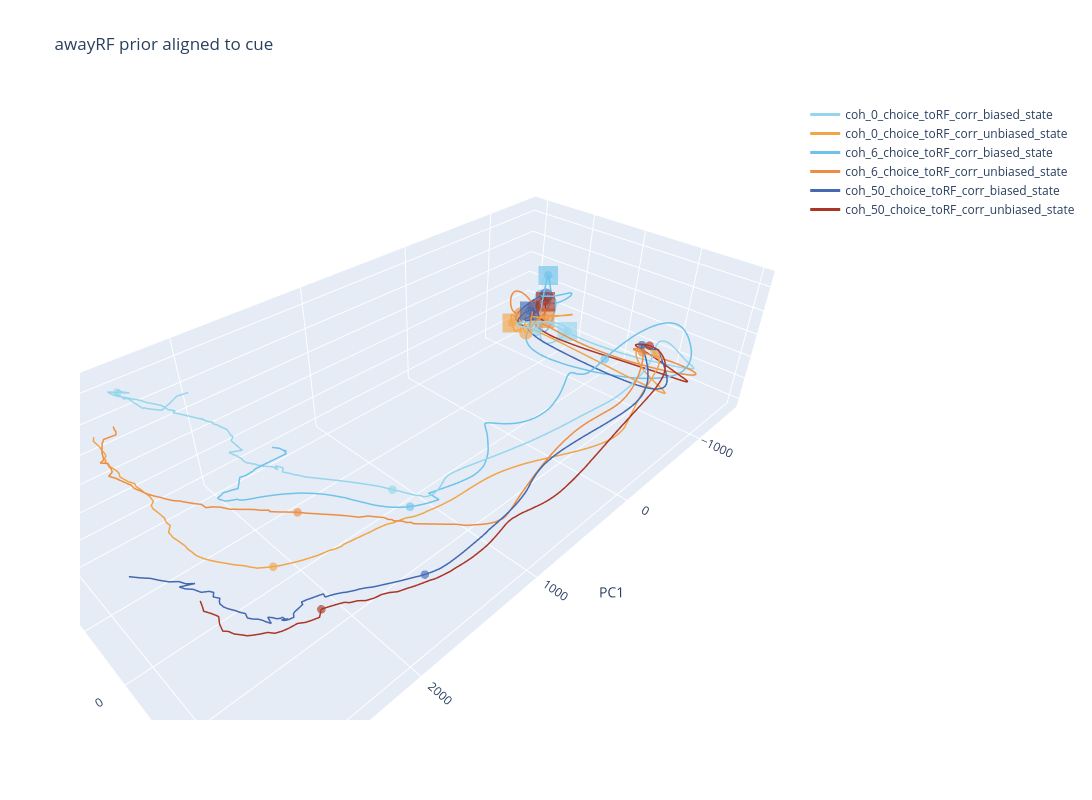

The notebook cell this image was saved under:
### Markdown cell above
#### awayRF sessions

### Code cell
alignment = "cue"
state_values = ["biased_state", "unbiased_state"]  # States

# [x_choice,y_choice,z_choice] = awayRF_pc_weights[alignment][:,:3].T @ choice_axis['awayRF_prior'][alignment]
# [x_stimulus,y_stimulus,z_stimulus] = awayRF_pc_weights[alignment][:,:3].T @ stimulus_axis['awayRF_prior'][alignment]
# [x_bias,y_bias,z_bias] = awayRF_pc_weights[alignment][:,:3].T @ bias_axis['awayRF_prior'][alignment]

# Define colors for each coherence level
alignment_dict = ephys_config["alignment_settings_GP"][alignment]
conditions = [
	"coh_0_choice_toRF_corr",
	"coh_6_choice_toRF_corr",
	# "coh_20_choice_toRF_corr",
	"coh_50_choice_toRF_corr",
	# "coh_0_choice_awayRF_corr",
	# "coh_6_choice_awayRF_corr",
	# "coh_20_choice_awayRF_corr",
	# "coh_50_choice_awayRF_corr"
]

if alignment == "response":
	timepoints_list = np.arange(0, alignment_dict["end_time_ms"] - alignment_dict["start_time_ms"] + 1, 50)
else:
	timepoints_list = np.arange(0, alignment_dict["end_time_ms"] - alignment_dict["start_time_ms"] + 1, 100)

# Create a figure
fig = go.Figure()
plot_pca_projection(fig, conditions, state_values,
                    pc_projection_biased_state_awayRF_prior["mean"][alignment], pc_projection_unbiased_state_awayRF_prior["mean"][alignment],
                    timepoints_list=timepoints_list, onset_time = - alignment_dict["start_time_ms"],axes=(0,1,2))
magnif = 50
# add_axis_arrow(fig,x_stimulus*magnif,y_stimulus*magnif,z_stimulus*magnif,color = 'black',legend='Stimulus Axis')
# add_axis_arrow(fig,x_choice*magnif,y_choice*magnif,z_choice*magnif,color = 'red',legend='Choice Axis')
# add_axis_arrow(fig,x_bias*magnif,y_bias*magnif,z_bias*magnif,color = 'blue',legend='Bias Axis')

# Set plot labels
fig.update_layout(width=1200, height=800, scene=dict(xaxis_title="PC1", yaxis_title="PC2", zaxis_title="PC3"), title=f"awayRF prior aligned to {alignment}")

fig.show()
fig.write_html("PCA - awayRF prior.html")

### Figure 1 — Plotly figure (JSON) as saved in the notebook; plotly's stock layout.template omitted (floating-point values rounded to 4 significant figures; data arrays with more than 128 entries replaced by an {"elided": "..."} marker saying what was removed)
{"data": [{"line": {"dash": "solid", "width": 3}, "marker": {"color": "#96D6EC", "opacity": 1, "size": 2, "symbol": "circle"}, "mode": "lines", "name": "coh_0_choice_toRF_corr_biased_state", "opacity": 1, "showlegend": true, "type": "scatter3d", "x": {"elided": "901 float values"}, "y": {"elided": "901 float values"}, "z": {"elided": "901 float values"}}, {"line": {"dash": "solid", "width": 3}, "marker": {"color": "#F2A448", "opacity": 1, "size": 2, "symbol": "circle"}, "mode": "lines", "name": "coh_0_choice_toRF_corr_unbiased_state", "opacity": 1, "showlegend": true, "type": "scatter3d", "x": {"elided": "901 float values"}, "y": {"elided": "901 float values"}, "z": {"elided": "901 float values"}}, {"line": {"dash": "solid", "width": 3}, "marker": {"color": "#6FC3EB", "opacity": 1, "size": 2, "symbol": "circle"}, "mode": "lines", "name": "coh_6_choice_toRF_corr_biased_state", "opacity": 1, "showlegend": true, "type": "scatter3d", "x": {"elided": "901 float values"}, "y": {"elided": "901 float values"}, "z": {"elided": "901 float values"}}, {"line": {"dash": "solid", "width": 3}, "marker": {"color": "#EF8D41", "opacity": 1, "size": 2, "symbol": "circle"}, "mode": "lines", "name": "coh_6_choice_toRF_corr_unbiased_state", "opacity": 1, "showlegend": true, "type": "scatter3d", "x": {"elided": "901 float values"}, "y": {"elided": "901 float values"}, "z": {"elided": "901 float values"}}, {"line": {"dash": "solid", "width": 3}, "marker": {"color": "#4469B1", "opacity": 1, "size": 2, "symbol": "circle"}, "mode": "lines", "name": "coh_50_choice_toRF_corr_biased_state", "opacity": 1, "showlegend": true, "type": "scatter3d", "x": {"elided": "901 float values"}, "y": {"elided": "901 float values"}, "z": {"elided": "901 float values"}}, {"line": {"dash": "solid", "width": 3}, "marker": {"color": "#AC3626", "opacity": 1, "size": 2, "symbol": "circle"}, "mode": "lines", "name": "coh_50_choice_toRF_corr_unbiased_state", "opacity": 1, "showlegend": true, "type": "scatter3d", "x": {"elided": "901 float values"}, "y": {"elided": "901 float values"}, "z": {"elided": "901 float values"}}, {"line": {"dash": "solid", "width": 2}, "marker": {"color": "#96D6EC", "opacity": 0.8, "size": 8, "symbol": "circle"}, "mode": "markers", "name": " ", "opacity": 0.8, "showlegend": false, "type": "scatter3d", "x": [-647.0], "y": [-301.1], "z": [89.87]}, {"line": {"dash": "solid", "width": 2}, "marker": {"color": "#F2A448", "opacity": 0.8, "size": 8, "symbol": "circle"}, "mode": "markers", "name": " ", "opacity": 0.8, "showlegend": false, "type": "scatter3d", "x": [-686.5], "y": [-429.6], "z": [-19.83]}, {"line": {"dash": "solid", "width": 2}, "marker": {"color": "#6FC3EB", "opacity": 0.8, "size": 8, "symbol": "circle"}, "mode": "markers", "name": " ", "opacity": 0.8, "showlegend": false, "type": "scatter3d", "x": [-1060.0], "y": [-577.5], "z": [129.2]}, {"line": {"dash": "solid", "width": 2}, "marker": {"color": "#EF8D41", "opacity": 0.8, "size": 8, "symbol": "circle"}, "mode": "markers", "name": " ", "opacity": 0.8, "showlegend": false, "type": "scatter3d", "x": [-712.4], "y": [-520.2], "z": [106.8]}, {"line": {"dash": "solid", "width": 2}, "marker": {"color": "#4469B1", "opacity": 0.8, "size": 8, "symbol": "circle"}, "mode": "markers", "name": " ", "opacity": 0.8, "showlegend": false, "type": "scatter3d", "x": [-1093.0], "y": [-554.2], "z": [133.8]}, {"line": {"dash": "solid", "width": 2}, "marker": {"color": "#AC3626", "opacity": 0.8, "size": 8, "symbol": "circle"}, "mode": "markers", "name": " ", "opacity": 0.8, "showlegend": false, "type": "scatter3d", "x": [-896.9], "y": [-524.4], "z": [108.4]}, {"line": {"dash": "solid", "width": 2}, "marker": {"color": "#96D6EC", "opacity": 0.8, "size": 5, "symbol": "circle"}, "mode": "markers", "name": " ", "opacity": 0.8, "showlegend": false, "type": "scatter3d", "x": [-975.3], "y": [-219.5], "z": [-38.57]}, {"line": {"dash": "solid", "width": 2}, "marker": {"color": "#F2A448", "opacity": 0.8, "size": 5, "symbol": "circle"}, "mode": "markers", "name": " ", "opacity": 0.8, "showlegend": false, "type": "scatter3d", "x": [-625.2], "y": [-533.3], "z": [55.47]}, {"line": {"dash": "solid", "width": 2}, "marker": {"color": "#6FC3EB", "opacity": 0.8, "size": 5, "symbol": "circle"}, "mode": "markers", "name": " ", "opacity": 0.8, "showlegend": false, "type": "scatter3d", "x": [-1123.0], "y": [-573.0], "z": [305.1]}, {"line": {"dash": "solid", "width": 2}, "marker": {"color": "#EF8D41", "opacity": 0.8, "size": 5, "symbol": "circle"}, "mode": "markers", "name": " ", "opacity": 0.8, "showlegend": false, "type": "scatter3d", "x": [-897.5], "y": [-406.3], "z": [45.79]}, {"line": {"dash": "solid", "width": 2}, "marker": {"color": "#4469B1", "opacity": 0.8, "size": 5, "symbol": "circle"}, "mode": "markers", "name": " ", "opacity": 0.8, "showlegend": false, "type": "scatter3d", "x": [-744.9], "y": [-457.7], "z": [151.9]}, {"line": {"dash": "solid", "width": 2}, "marker": {"color": "#AC3626", "opacity": 0.8, "size": 5, "symbol": "circle"}, "mode": "markers", "name": " ", "opacity": 0.8, "showlegend": false, "type": "scatter3d", "x": [-1124.0], "y": [-577.5], "z": [55.7]}, {"line": {"dash": "solid", "width": 2}, "marker": {"color": "#96D6EC", "opacity": 0.8, "size": 5, "symbol": "circle"}, "mode": "markers", "name": " ", "opacity": 0.8, "showlegend": false, "type": "scatter3d", "x": [-815.1], "y": [665.6], "z": [206.6]}, {"line": {"dash": "solid", "width": 2}, "marker": {"color": "#F2A448", "opacity": 0.8, "size": 5, "symbol": "circle"}, "mode": "markers", "name": " ", "opacity": 0.8, "showlegend": false, "type": "scatter3d", "x": [-631.3], "y": [774.8], "z": [306.3]}, {"line": {"dash": "solid", "width": 2}, "marker": {"color": "#6FC3EB", "opacity": 0.8, "size": 5, "symbol": "circle"}, "mode": "markers", "name": " ", "opacity": 0.8, "showlegend": false, "type": "scatter3d", "x": [-404.1], "y": [505.0], "z": [246.6]}, {"line": {"dash": "solid", "width": 2}, "marker": {"color": "#EF8D41", "opacity": 0.8, "size": 5, "symbol": "circle"}, "mode": "markers", "name": " ", "opacity": 0.8, "showlegend": false, "type": "scatter3d", "x": [-496.7], "y": [736.9], "z": [359.5]}, {"line": {"dash": "solid", "width": 2}, "marker": {"color": "#4469B1", "opacity": 0.8, "size": 5, "symbol": "circle"}, "mode": "markers", "name": " ", "opacity": 0.8, "showlegend": false, "type": "scatter3d", "x": [-636.3], "y": [652.1], "z": [327.5]}, {"line": {"dash": "solid", "width": 2}, "marker": {"color": "#AC3626", "opacity": 0.8, "size": 5, "symbol": "circle"}, "mode": "markers", "name": " ", "opacity": 0.8, "showlegend": false, "type": "scatter3d", "x": [-595.8], "y": [730.8], "z": [371.1]}, {"line": {"dash": "solid", "width": 2}, "marker": {"color": "#96D6EC", "opacity": 0.8, "size": 5, "symbol": "circle"}, "mode": "markers", "name": " ", "opacity": 0.8, "showlegend": false, "type": "scatter3d", "x": [1247.0], "y": [36.66], "z": [-256.9]}, {"line": {"dash": "solid", "width": 2}, "marker": {"color": "#F2A448", "opacity": 0.8, "size": 5, "symbol": "circle"}, "mode": "markers", "name": " ", "opacity": 0.8, "showlegend": false, "type": "scatter3d", "x": [2225.0], "y": [84.49], "z": [-212.8]}, {"line": {"dash": "solid", "width": 2}, "marker": {"color": "#6FC3EB", "opacity": 0.8, "size": 5, "symbol": "circle"}, "mode": "markers", "name": " ", "opacity": 0.8, "showlegend": false, "type": "scatter3d", "x": [1229.0], "y": [185.4], "z": [-324.3]}, {"line": {"dash": "solid", "width": 2}, "marker": {"color": "#EF8D41", "opacity": 0.8, "size": 5, "symbol": "circle"}, "mode": "markers", "name": " ", "opacity": 0.8, "showlegend": false, "type": "scatter3d", "x": [1978.0], "y": [26.14], "z": [14.48]}, {"line": {"dash": "solid", "width": 2}, "marker": {"color": "#4469B1", "opacity": 0.8, "size": 5, "symbol": "circle"}, "mode": "markers", "name": " ", "opacity": 0.8, "showlegend": false, "type": "scatter3d", "x": [1678.0], "y": [787.6], "z": [-157.8]}, {"line": {"dash": "solid", "width": 2}, "marker": {"color": "#AC3626", "opacity": 0.8, "size": 5, "symbol": "circle"}, "mode": "markers", "name": " ", "opacity": 0.8, "showlegend": false, "type": "scatter3d", "x": [2322.0], "y": [692.1], "z": [10.63]}, {"line": {"dash": "solid", "width": 2}, "marker": {"color": "#96D6EC", "opacity": 0.8, "size": 5, "symbol": "circle"}, "mode": "markers", "name": " ", "opacity": 0.8, "showlegend": false, "type": "scatter3d", "x": [2429.0], "y": [-1051.0], "z": [563.3]}, {"line": {"dash": "solid", "width": 2}, "marker": {"color": "#96D6EC", "opacity": 0.8, "size": 10, "symbol": "square"}, "mode": "markers", "name": " ", "opacity": 0.8, "showlegend": false, "type": "scatter3d", "x": [-975.3], "y": [-219.5], "z": [-38.57]}, {"line": {"dash": "solid", "width": 2}, "marker": {"color": "#F2A448", "opacity": 0.8, "size": 10, "symbol": "square"}, "mode": "markers", "name": " ", "opacity": 0.8, "showlegend": false, "type": "scatter3d", "x": [-625.2], "y": [-533.3], "z": [55.47]}, {"line": {"dash": "solid", "width": 2}, "marker": {"color": "#6FC3EB", "opacity": 0.8, "size": 10, "symbol": "square"}, "mode": "markers", "name": " ", "opacity": 0.8, "showlegend": false, "type": "scatter3d", "x": [-1123.0], "y": [-573.0], "z": [305.1]}, {"line": {"dash": "solid", "width": 2}, "marker": {"color": "#EF8D41", "opacity": 0.8, "size": 10, "symbol": "square"}, "mode": "markers", "name": " ", "opacity": 0.8, "showlegend": false, "type": "scatter3d", "x": [-897.5], "y": [-406.3], "z": [45.79]}, {"line": {"dash": "solid", "width": 2}, "marker": {"color": "#4469B1", "opacity": 0.8, "size": 10, "symbol": "square"}, "mode": "markers", "name": " ", "opacity": 0.8, "showlegend": false, "type": "scatter3d", "x": [-744.9], "y": [-457.7], "z": [151.9]}, {"line": {"dash": "solid", "width": 2}, "marker": {"color": "#AC3626", "opacity": 0.8, "size": 10, "symbol": "square"}, "mode": "markers", "name": " ", "opacity": 0.8, "showlegend": false, "type": "scatter3d", "x": [-1124.0], "y": [-577.5], "z": [55.7]}], "layout": {"height": 800, "scene": {"xaxis": {"title": {"text": "PC1"}}, "yaxis": {"title": {"text": "PC2"}}, "zaxis": {"title": {"text": "PC3"}}}, "title": {"text": "awayRF prior aligned to cue"}, "width": 1200}}
